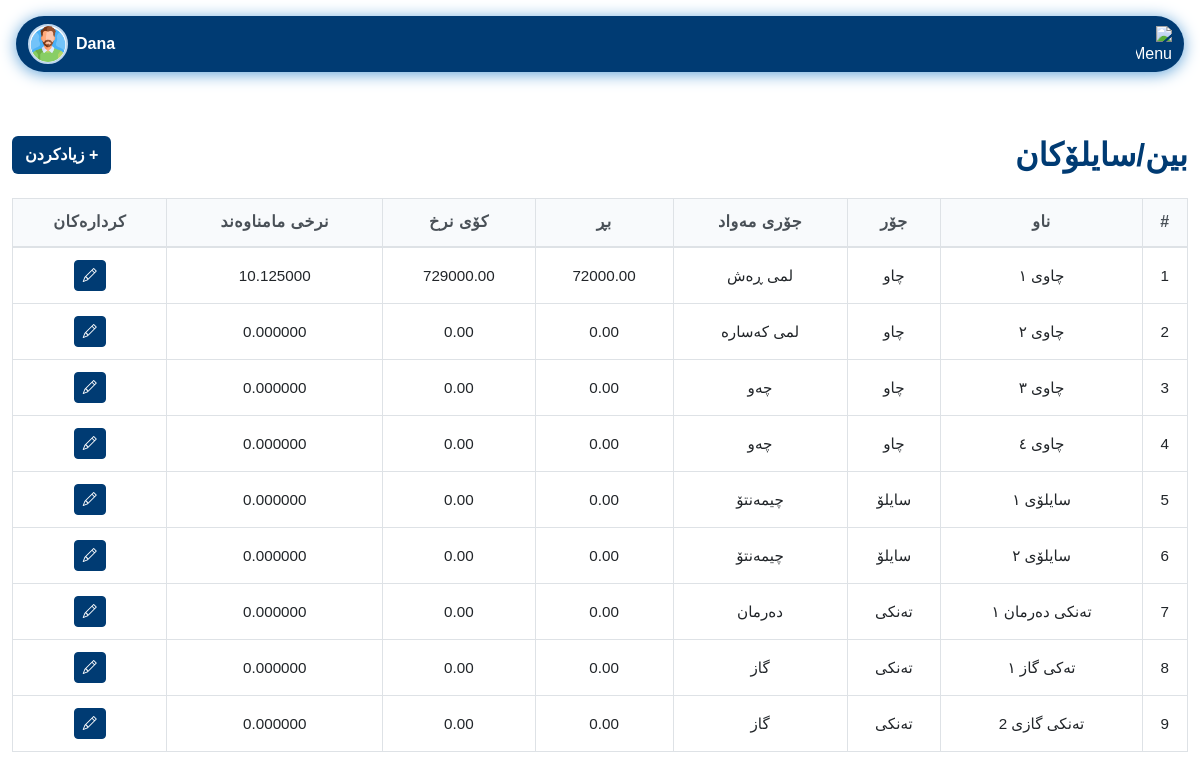
The app's page /pages/bins_silos.php (signed in), older data.
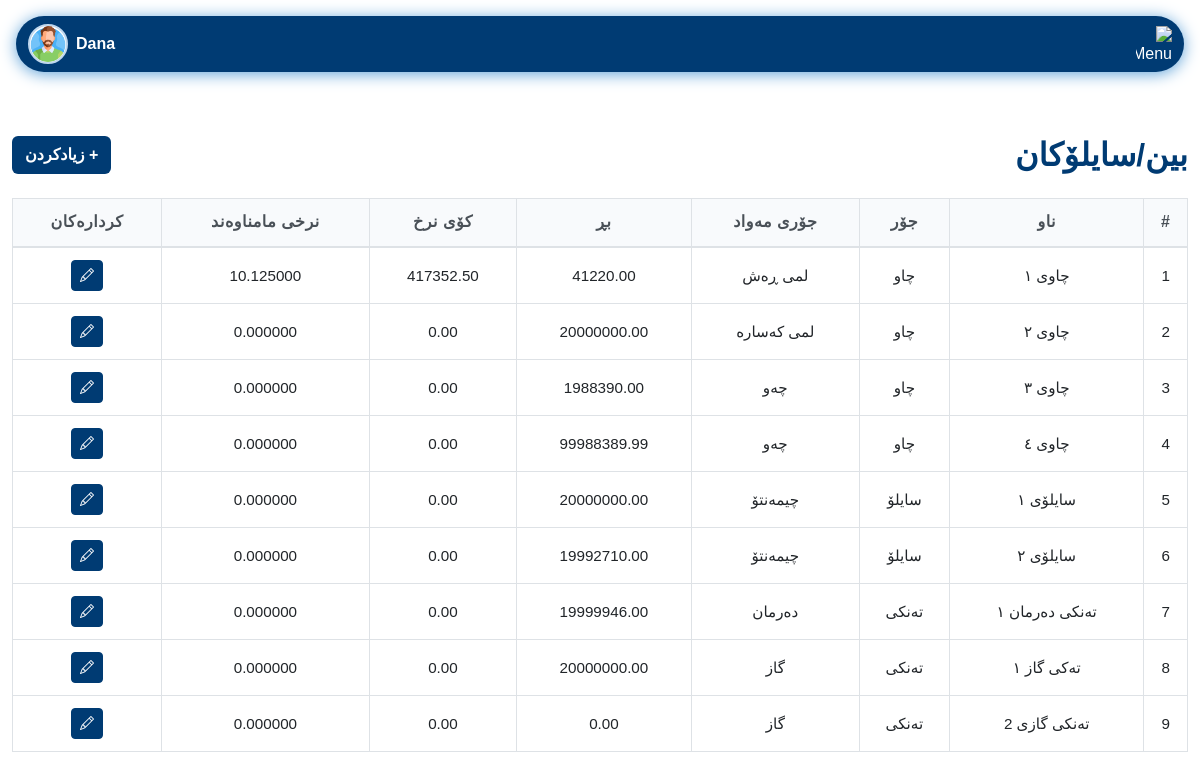
The same page, newer data.
### tables this page shows
CREATE TABLE `bins_silos` (
  `id` int(11) NOT NULL,
  `name` varchar(50) DEFAULT NULL,
  `type` enum('چاو','سایلۆ','تەنکی','عەمبار') DEFAULT NULL,
  `material_type` varchar(50) DEFAULT NULL,
  `amount` decimal(10,2) DEFAULT 0.00,
  `total_value` decimal(12,2) DEFAULT 0.00,
  `average_price` decimal(15,6) DEFAULT NULL
);

### config/permissions.php (called while the page is built, shortened)
<?php
function hasPermission($perm) {
    global $pdo;
    $role = $_SESSION['role'];
    if ($role === 'admin') return true;
    $stmt = $pdo->prepare('SELECT COUNT(*) FROM role_permissions rp JOIN permissions p ON rp.permission_id = p.id WHERE rp.role = ? AND p.name = ?');
    $stmt->execute([$role, $perm]);
    $result = $stmt->fetchColumn();
    return $result > 0;
}

### pages/bins_silos.php (the view, shortened to what this page needs)
<?php
require_once '../config/db_conected.php';
require_once '../config/permissions.php';
$bins = $pdo->query("SELECT * FROM bins_silos")->fetchAll(PDO::FETCH_ASSOC);
?>
<!DOCTYPE html>
<html lang="ku">
<head>
    <link href="https://cdn.jsdelivr.net/npm/bootstrap@5.3.0/dist/css/bootstrap.rtl.min.css" rel="stylesheet">
    <link href="../assets/css/login.css" rel="stylesheet">
    <link href="../assets/css/variables.css" rel="stylesheet">
    <link href="../assets/css/nav.css" rel="stylesheet">
    <link href="../assets/css/comon/table.css" rel="stylesheet">
    <link href="../assets/css/comon/style.css" rel="stylesheet">
    <link href="../assets/css/comon/select2_design.css" rel="stylesheet">
    <link rel="stylesheet" href="https://cdn.jsdelivr.net/npm/select2-bootstrap-5-theme@1.3.0/dist/select2-bootstrap-5-theme.rtl.min.css" />
    <link rel="stylesheet" href="https://cdnjs.cloudflare.com/ajax/libs/font-awesome/6.4.2/css/all.min.css">
</head>
<body dir="rtl">
<?php include '../includes/navbar.php'; ?>
<div class="container-fluid py-5">
    <div class="d-flex justify-content-between align-items-center mb-4">
        <h2 class="mb-0" style="color: var(--seafoam-green); font-weight: bold;">بین/سایلۆکان</h2>
        <?php if (hasPermission('add_material')): ?>
        <button class="btn" data-bs-toggle="modal" data-bs-target="#addBinModal" style="background: var(--seafoam-green); color:white; font-weight: bold;">+ زیادکردن</button>
        <?php endif; ?>
    </div>
    <div class="table-responsive">
        <table class="table table-bordered table-hover align-middle text-center" id="binsTable">
            <thead style="background: var(--kelly-green); color: var(--seafoam-green);">
                <tr>
                    <th>#</th>
                    <th>ناو</th>
                    <th>جۆر</th>
                    <th>جۆری مەواد</th>
                    <th>بڕ</th>
                    <th>کۆی نرخ</th>
                    <th>نرخی مامناوەند</th>
                    <th>کردارەکان</th>
                </tr>
            </thead>
            <tbody>
                <?php if (count($bins) === 0): ?>
                <tr>
                    <td colspan="8">هیچ داتایەک نییە</td>
                </tr>
                <?php else: ?>
                    <?php foreach ($bins as $i => $bin): ?>
                    <tr>
                        <td><?= $i+1 ?></td>
                        <td><?= htmlspecialchars($bin['name']) ?></td>
                        <td><?= htmlspecialchars($bin['type']) ?></td>
                        <td><?= htmlspecialchars($bin['material_type']) ?></td>
                        <td><?= htmlspecialchars($bin['amount']) ?></td>
                        <td><?= htmlspecialchars($bin['total_value']) ?></td>
                        <td><?= htmlspecialchars($bin['average_price']) ?></td>
                        <td>
                            <?php if (hasPermission('edit_material')): ?>
                            <button class="btn btn-sm btn-primary edit-btn" data-id="<?= $bin['id'] ?>" data-name="<?= htmlspecialchars($bin['name']) ?>" data-type="<?= htmlspecialchars($bin['type']) ?>" data-material_type="<?= htmlspecialchars($bin['material_type']) ?>" data-amount="<?= htmlspecialchars($bin['amount']) ?>" data-total_value="<?= htmlspecialchars($bin['total_value']) ?>" data-average_price="<?= htmlspecialchars($bin['average_price']) ?>" aria-label="نوێکردنەوە"><i class="bi bi-pencil"></i></button>
                            <?php endif; ?>
                        </td>
                    </tr>
                    <?php endforeach; ?>
                <?php endif; ?>
            </tbody>
        </table>
    </div>
</div>
</body>
</html>

### includes/navbar.php (shortened to what this page needs)
<?php require_once '../config/permissions.php'; ?>
<link href="../assets/css/variables.css" rel="stylesheet">
<link rel="stylesheet" href="https://cdn.jsdelivr.net/npm/bootstrap-icons@1.13.1/font/bootstrap-icons.min.css">
<link href="../assets/css/nav.css" rel="stylesheet">
<link href="../assets/css/sidebar.css" rel="stylesheet">
<nav class="navbar navbar-expand-lg sticky-top" style="background: var(--seafoam-green); border-radius: 2rem; box-shadow: 0 2px 16px 0 var(--spearmint, #94c973); margin: 1rem;">
  <div class="container-fluid d-flex align-items-center justify-content-between">
    <div class="d-flex align-items-center gap-3">
      <img src="../assets/images/menu.svg" alt="Menu" style="height: 36px; width: 36px; color: white;" />
    </div>
    <div class="flex-grow-1 d-flex justify-content-end align-items-center gap-2 position-relative" id="userDropdownContainer">
      <span style="color: #fff; font-weight: bold; font-size: 1rem; cursor: pointer;" id="userDropdownToggle">
            <?php echo $_SESSION['username'] ?? 'User'; ?>
          </span>
      <img src="../assets/images/user.png" alt="User" style="width: 40px; height: 40px; border-radius: 50%; object-fit: cover; background: #fff; border: 2px solid var(--kelly-green); cursor: pointer;" id="userDropdownImg" />
    </div>
  </div>
</nav>

### assets/css/login.css (style rules this page uses)
body, input, button, label, h1, h2, h3, h4, h5, h6 { font-family: 'Rabar_021', sans-serif !important; }

### assets/css/variables.css (style rules this page uses)
:root { --lime-green: #0074b7; --kelly-green: #bfd7ed; --seafoam-green: #003b73; --spearmint: #60a3d9; }
.btn-primary { background-color: var(--seafoam-green) !important; border-color: var(--seafoam-green) !important; }

### assets/css/comon/table.css (style rules this page uses)
:root { --primary-blue: #3b82f6; --secondary-purple: #8b5cf6; --accent-orange: #f59e0b; --neutral-gray: #6b7280; --light-gray: #f8fafc; --ultra-light-gray: #f1f5f9; --white: #ffffff; --dark-text: #1e293b; --light-text: #64748b; --border-color: #e2e8f0; --shadow-light: rgba(15, 23, 42, 0.08); --shadow-medium: rgba(15, 23, 42, 0.12); --shadow-dark: rgba(15, 23, 42, 0.20); --border-radius: 12px; --border-radius-sm: 8px; --transition: all 0.2s cubic-bezier(0.4, 0, 0.2, 1); }
.table { width: 100%; border-collapse: collapse; font-family: 'Rabar_021', sans-serif; font-size: 0.95rem; line-height: 1.4; background: var(--white); }
.table thead { background: var(--light-gray); position: sticky; top: 0; z-index: 10; }
.table thead th { background-color: var(--light-gray); border-bottom: 2px solid #dee2e6; font-weight: 600; color: #495057; padding: 12px 8px; text-align: center; vertical-align: middle; font-size: 1rem; letter-spacing: 0.5px; position: relative; }
.table tbody tr { transition: var(--transition); border-bottom: 1px solid #dee2e6; }
.table tbody td { padding: 12px 8px; vertical-align: middle; border-bottom: 1px solid #dee2e6; }
.table td, .table th { padding: 12px 8px; text-align: center; vertical-align: middle; word-wrap: break-word; white-space: nowrap; overflow: hidden; text-overflow: ellipsis; }
.table-responsive { overflow-x: auto; -webkit-overflow-scrolling: touch; scrollbar-width: thin; scrollbar-color: var(--primary-green) var(--ultra-light-green); }

### assets/css/comon/style.css (style rules this page uses)
html { scrollbar-color: #003b73 #f1f1f1; scrollbar-width: thin; }

Row changes from the older to the newer data that the page shows:
changed bins_silos "چاوی ١": amount "72000.00" → "41220.00"; total_value "729000.00" → "417352.50"
changed bins_silos "چاوی ٢": amount "0.00" → "20000000.00"
changed bins_silos "چاوی ٣": amount "0.00" → "1988390.00"
changed bins_silos "چاوی ٤": amount "0.00" → "99988389.99"
changed bins_silos "سایلۆی ١": amount "0.00" → "20000000.00"
changed bins_silos "سایلۆی ٢": amount "0.00" → "19992710.00"
changed bins_silos "تەنکی دەرمان ١": amount "0.00" → "19999946.00"
changed bins_silos "تەکی گاز ١": amount "0.00" → "20000000.00"
